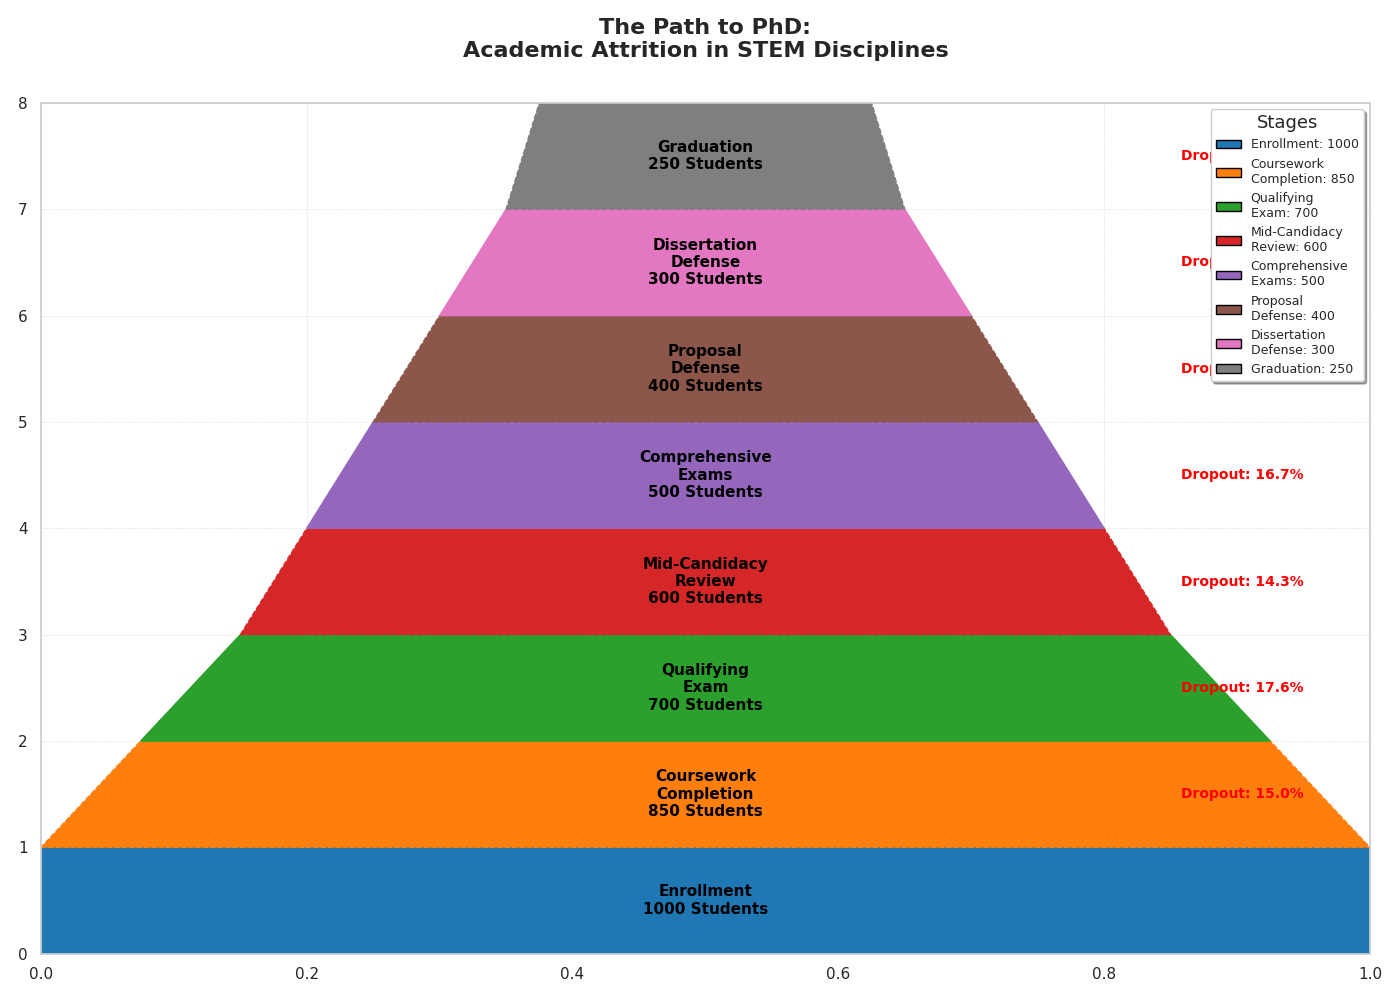

Reproduce this figure in Python.
import matplotlib.pyplot as plt
import matplotlib.patches as patches
import numpy as np

steps = [
    "Enrollment",
    "Coursework\nCompletion",
    "Qualifying\nExam",
    "Mid-Candidacy\nReview",
    "Comprehensive\nExams",
    "Proposal\nDefense",
    "Dissertation\nDefense",
    "Graduation"
]

student_counts = np.array([1000, 850, 700, 600, 500, 400, 300, 250])
dropout_rates = 100 * (1 - student_counts[1:] / student_counts[:-1])
widths = student_counts / student_counts[0]

# Applying a new set of colors
colors = ['#1f77b4', '#ff7f0e', '#2ca02c', '#d62728', '#9467bd', '#8c564b', '#e377c2', '#7f7f7f']

fig, ax = plt.subplots(figsize=(14, 10))

for i in range(len(steps)):
    top_width = widths[i-1] if i > 0 else 1.0
    bottom_width = widths[i]
    line_style = '-' if i % 2 == 0 else '--'
    
    trapezoid = patches.Polygon(
        [
            [(1 - top_width) / 2, i], [(1 + top_width) / 2, i], 
            [(1 + bottom_width) / 2, i + 1], [(1 - bottom_width) / 2, i + 1]
        ], closed=True, color=colors[i], edgecolor='black', linestyle=line_style
    )
    ax.add_patch(trapezoid)
    
    ax.text(0.5, i + 0.5, f"{steps[i]}\n{student_counts[i]} Students",
            ha='center', va='center', fontsize=11, color='black', weight='bold')

    if i > 0:
        ax.text(0.95, i + 0.5, f"Dropout: {dropout_rates[i-1]:.1f}%", 
                ha='right', va='center', fontsize=10, color='red', weight='bold')

ax.set_xlim(0, 1)
ax.set_ylim(0, len(steps))
ax.grid(visible=True, linestyle=':', linewidth=0.5)
ax.axis('on')

legend_elements = [patches.Patch(facecolor=colors[i], edgecolor='black',
                                 label=f"{steps[i]}: {student_counts[i]}")
                   for i in range(len(steps))]
ax.legend(handles=legend_elements, loc='upper right', fontsize=9, frameon=True, shadow=True, title="Stages", title_fontsize='13')

ax.set_title('The Path to PhD:\nAcademic Attrition in STEM Disciplines',
             fontsize=16, weight='bold', ha='center', va='bottom', pad=30)

plt.tight_layout()
plt.show()
